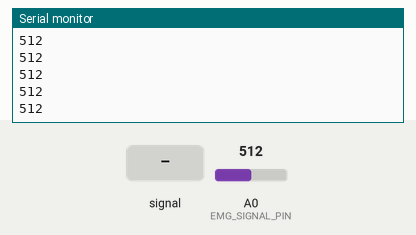
This sketch was run on a simulated Arduino Uno, built with avr-gcc and run on an emulated ATmega328P. On the bench: the last lines printed to the serial monitor. The inputs (shaded band) are chosen by the test bench; at power-on: A0 (EMG_SIGNAL_PIN) = 512.

Above: at 1.2 s.
1.3 s: A0 (EMG_SIGNAL_PIN) fed a 200 Hz sine of ±81 counts around its level
At 2.3 s:
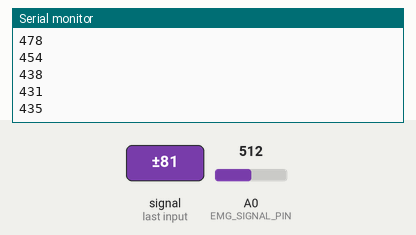
2.8 s: A0 (EMG_SIGNAL_PIN) set to 716
At 3.7 s:
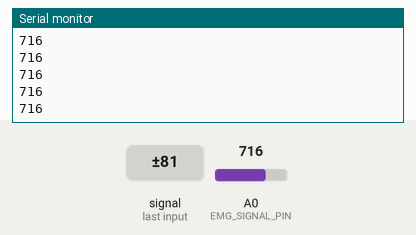
4.3 s: A0 (EMG_SIGNAL_PIN) fed a 1000 Hz sine of ±255 counts around its level
5.8 s: A0 (EMG_SIGNAL_PIN) set to 1023
At 6.5 s:
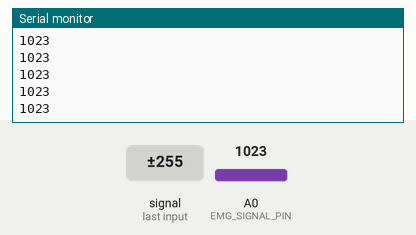
Timing chart, 0 to 8.3 s (numbered marks = the images above; inputs shaded):
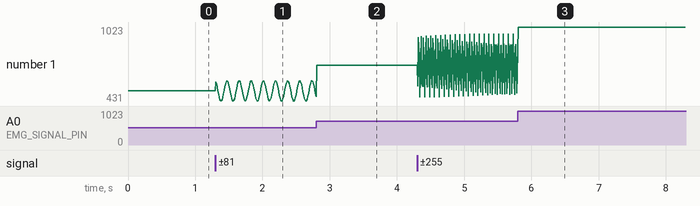

Measured:
- after the input at 1.3 s, the serial monitor: prints a new line at once (image 1)
- plotted number 1: 512 → 467 after the input at 1.3 s

The sketch:

EMG_SIGNAL_READER.ino
```cpp
#define BAUD_RATE 9600
#define EMG_SIGNAL_PIN A0

void setup() {
  Serial.begin(9600);
  pinMode(EMG_SIGNAL_PIN, INPUT);
}

void loop() {
  Serial.println(analogRead(EMG_SIGNAL_PIN));
  delay(10);
}
```
